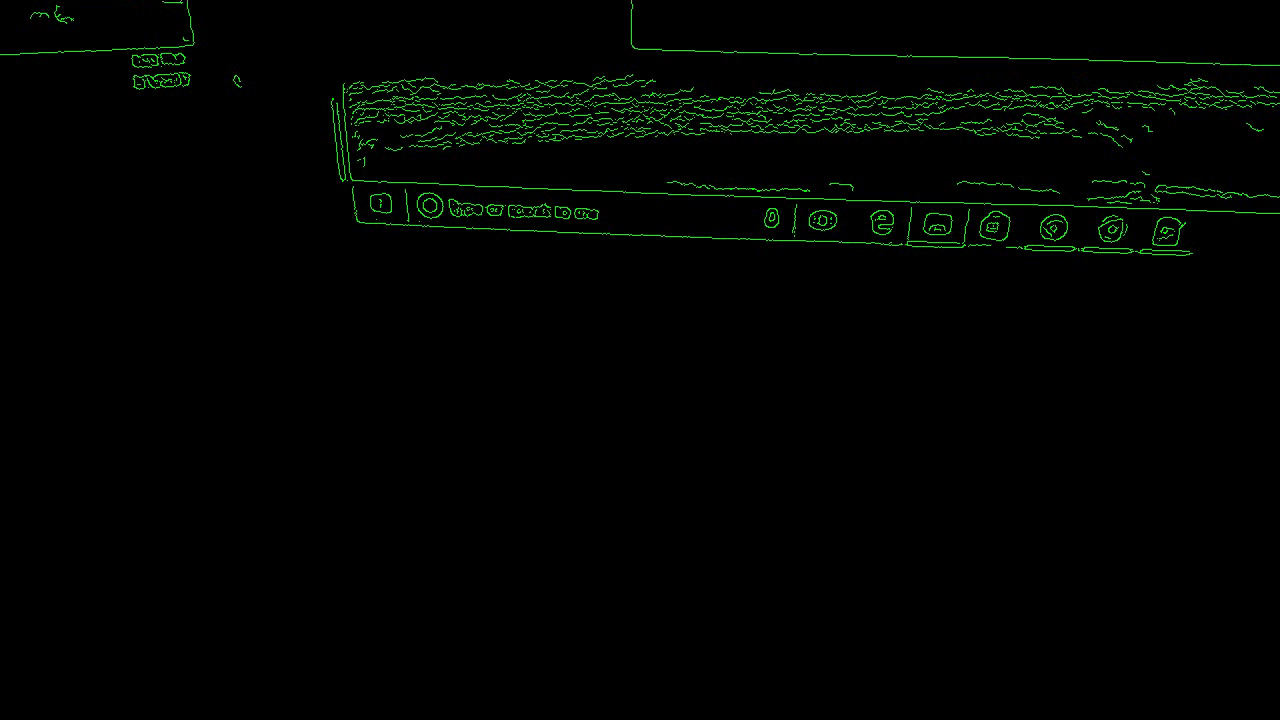
//> input picture frame 1 of TestVideo/matrix.mp4, 1280 x 720 px, given in place of the camera
$ ./MatrixVideo   (built with g++ and OpenCV 4)
//> lines starting //> are read from the running program, lines starting //| are printed output that depends on the picture; after the words box and inside, x2 and y2 are one past the last pixel; in counts of white or black regions, pixels touching at a corner belong together
### TestVideo/stdafx.h
// stdafx.h : include file for standard system include files,
// or project specific include files that are used frequently, but
// are changed infrequently
//

#pragma once

#include "targetver.h"

#include <stdio.h>
#include <tchar.h>


// TODO: reference additional headers your program requires here

### TestVideo/MatrixVideo.cpp
/**
@file MatrixVideo.cpp
@brief Reads in video from the default camera and makes it look like the matrix.
	   Data is saved to a file named matrix.mp4
@author Phillip Lopez - pgl5711@rit.edu
@date 2/1/2017
 Made with the help of examples from: https://github.com/opencv/opencv/tree/master/samples/cpp
 See "videocapture_basic.cpp"
*/

#include "stdafx.h"
#include <opencv2/opencv.hpp>
#include <iostream>
#include <stdio.h>

using namespace cv;
using namespace std;

int main(int, char**)
{
	VideoCapture cap(0); // open the default camera
	if (!cap.isOpened()) {  // check if we succeeded
		cout << "Unable to open the default camera. Press enter to quit.";
		waitKey();
		return -1;
	}

	// Make the resolution bigger
	cap.set(CV_CAP_PROP_FRAME_WIDTH, 1280);
	cap.set(CV_CAP_PROP_FRAME_HEIGHT, 720);

	// Video writer setup DIVX (For Windows AVI) or MP4V
	Mat src;
	cap >> src;
//> src is the input picture: 720 rows x 1280 cols, CV_8UC3; mean B, G, R 1.3, 3.6, 1.2
	bool isColor = (src.type() == CV_8UC3);
//> isColor = true
	VideoWriter writer;
	int codec = CV_FOURCC('M', 'P', '4', 'V');  // select desired codec (must be available at runtime)
	double fps = 17.0;                          // framerate of the created video stream
	string filename = "./matrix.mp4";             // name of the output video file
	writer.open(filename, codec, fps, src.size(), isColor);

	// Find edges, display them to user, save them to a file
	Mat edges;
	namedWindow("Live", WINDOW_AUTOSIZE);
	cout << "Press any key to stop recording...";
	for (;;)
	{
		Mat frame;
		cap >> frame; // get a new frame from camera
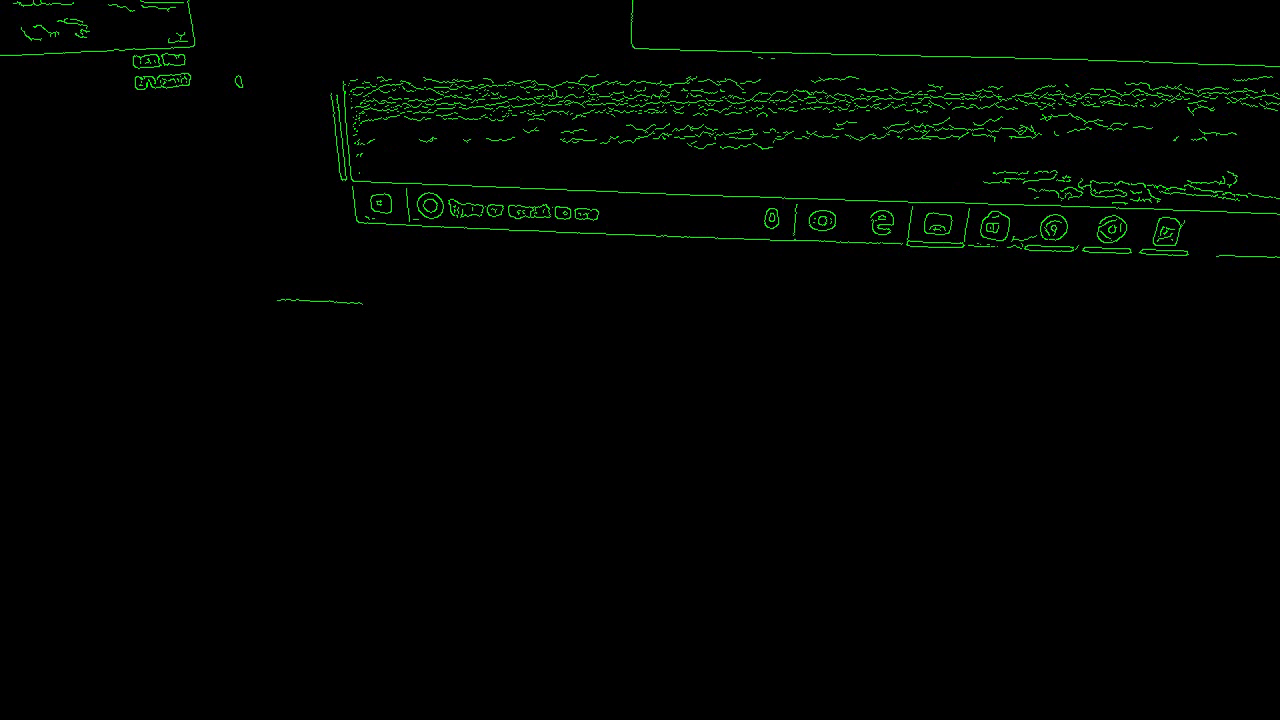
//> input picture frame 2 of TestVideo/matrix.mp4, 1280 x 720 px, given in place of the camera
//> frame is the input picture: 720 rows x 1280 cols, CV_8UC3; mean B, G, R 1.3, 3.6, 1.2
		cvtColor(frame, edges, COLOR_BGR2GRAY);
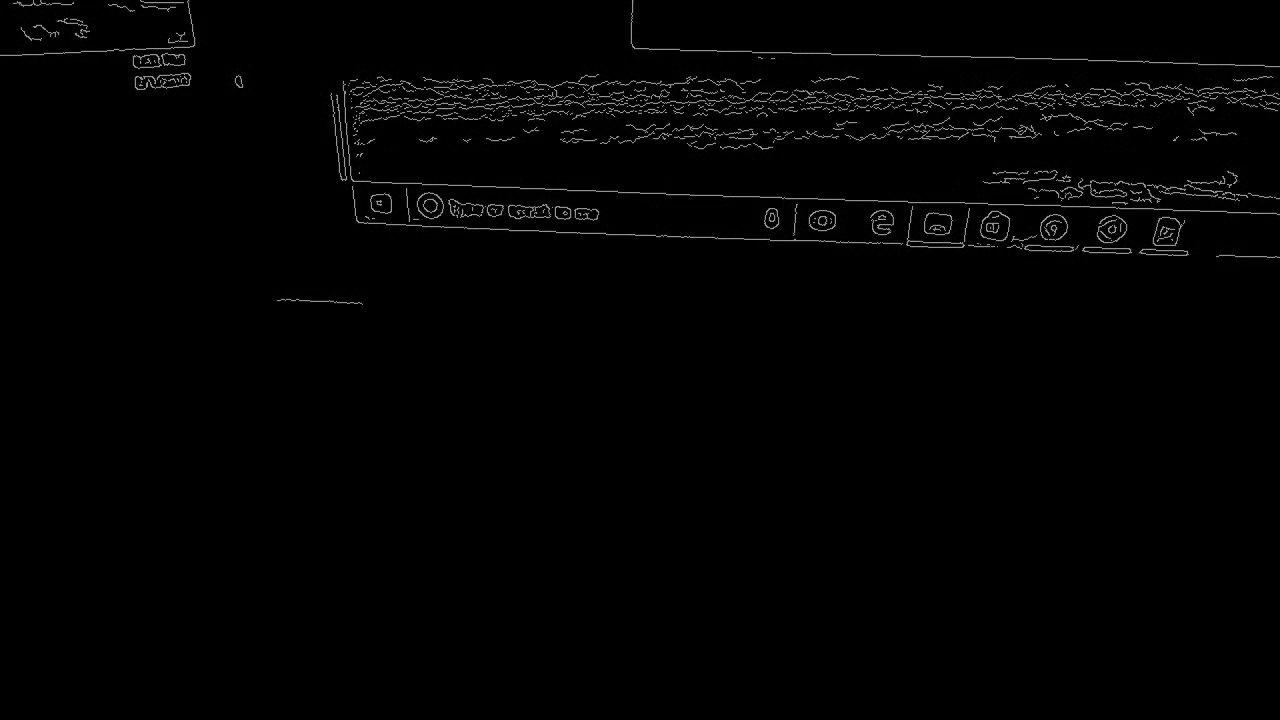
//> edges: 720 rows x 1280 cols, CV_8UC1; min 0, max 166, mean 2.6

		// Apply Canny to the new frame
		GaussianBlur(edges, edges, Size(5, 5), 3, 1.5);
		Canny(edges, edges, 10, 27, 3);

		// Remove the B and R channels to make this look like the matrix
		cvtColor(edges, edges, CV_GRAY2BGR);
//> edges: 720 rows x 1280 cols, CV_8UC3; 2.8% white in thin lines or dots, all inside (x1, y1, x2, y2) = (0, 0, 1280, 306)
		Mat BGRChannels[3];
		split(edges, BGRChannels); // split the BGR channesl
		BGRChannels[0] = Mat::zeros(edges.rows, edges.cols, CV_8UC1);// removing Green channel
//> BGRChannels[0]: 720 rows x 1280 cols, CV_8UC1; every value is 0
		BGRChannels[2] = Mat::zeros(edges.rows, edges.cols, CV_8UC1);// removing Green channel
		merge(BGRChannels, 3, edges); // pack the image
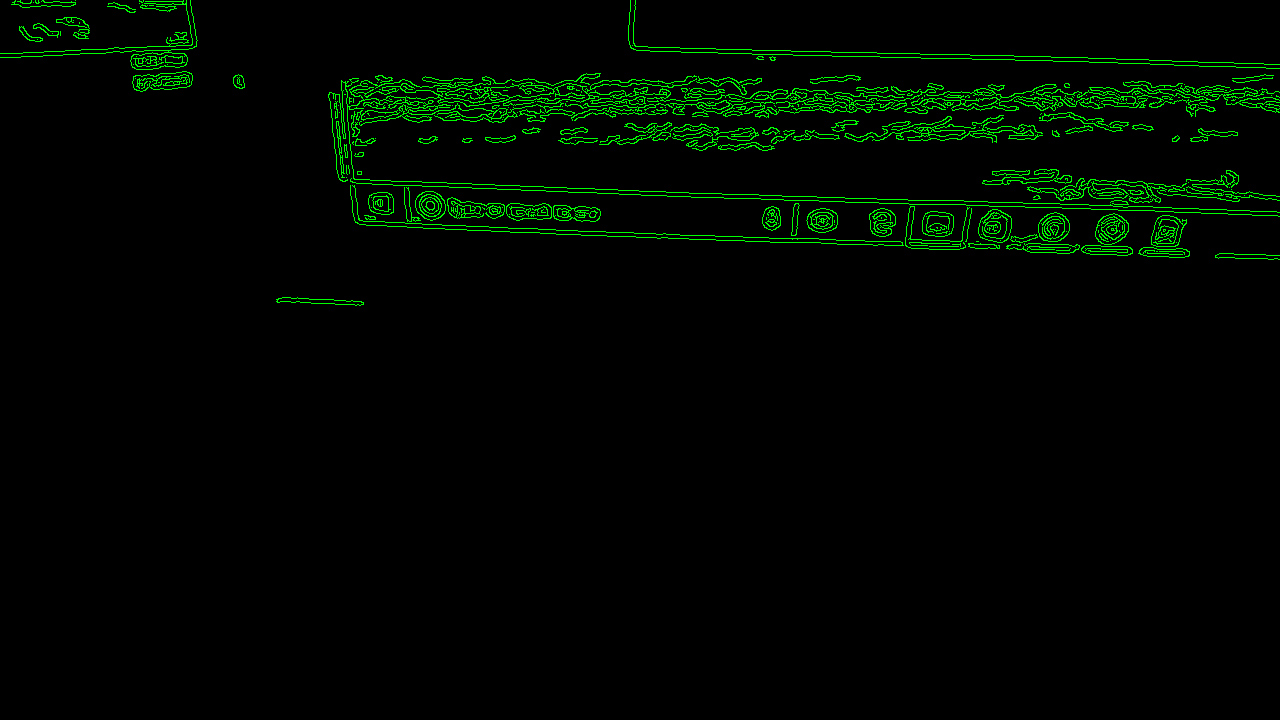
//> edges: 720 rows x 1280 cols, CV_8UC3; mean B, G, R 0, 7.2, 0

		//writer.write(edges);
		imshow("Live", edges);
		if (waitKey(30) >= 0) {
//> the Esc key is pressed
			break;
		}
	}

	// the camera will be deinitialized automatically in VideoCapture destructor
	return 0;
}

$ run again, starting later in the video
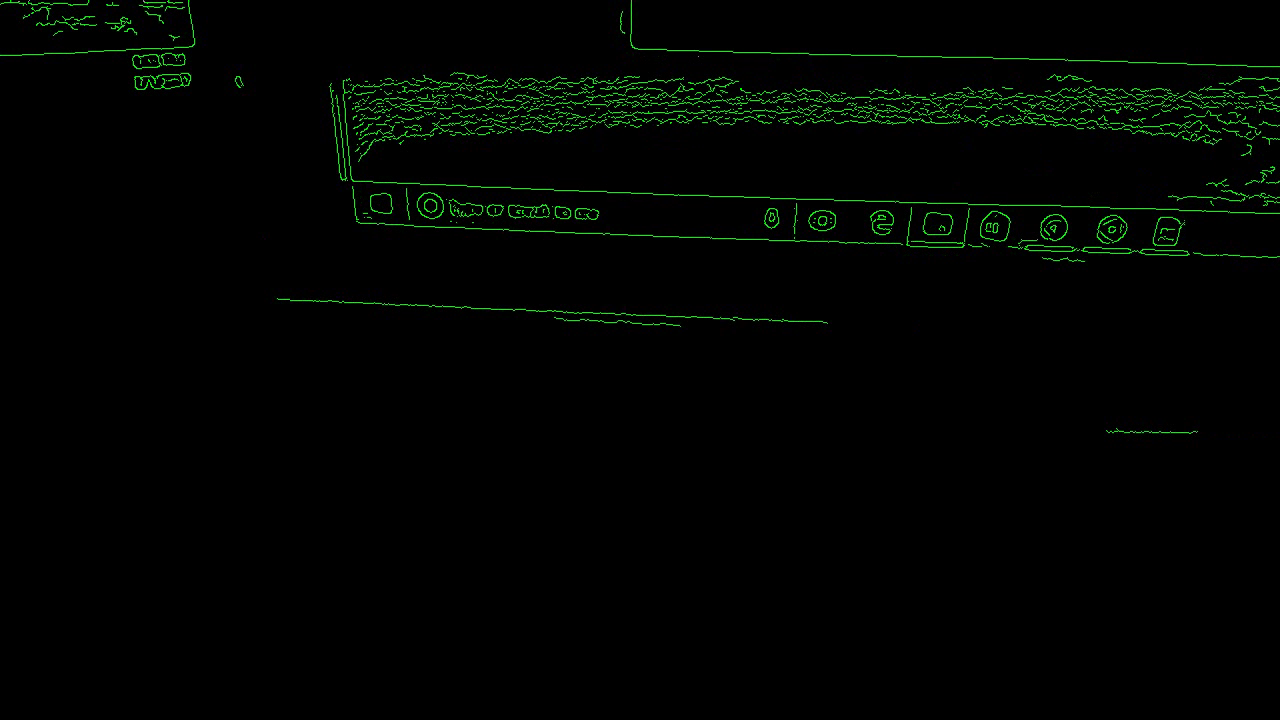
//> input picture frame 8 of TestVideo/matrix.mp4, 1280 x 720 px, given in place of the camera
//> src is the input picture: 720 rows x 1280 cols, CV_8UC3; mean B, G, R 1.4, 4, 1.4
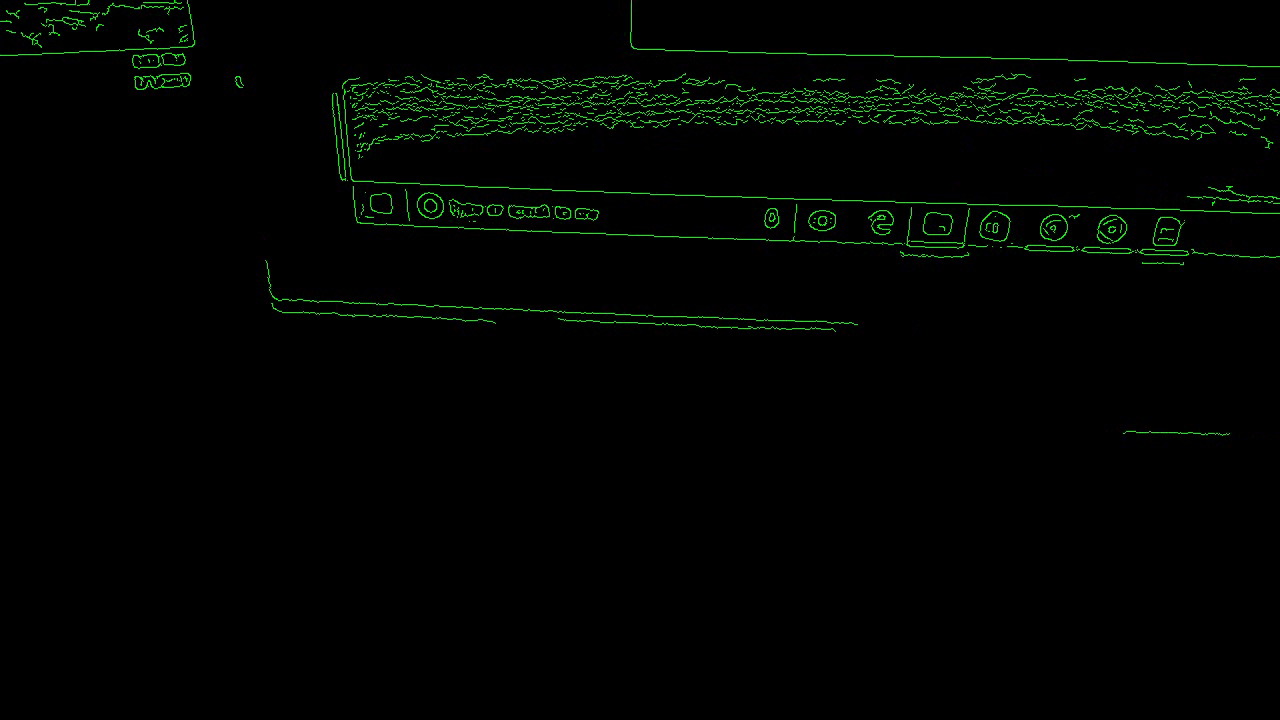
//> input picture frame 9 of TestVideo/matrix.mp4, 1280 x 720 px, given in place of the camera
//> frame is the input picture: 720 rows x 1280 cols, CV_8UC3; mean B, G, R 1.4, 4, 1.4
//> `merge(BGRChannels, 3, edges);`:
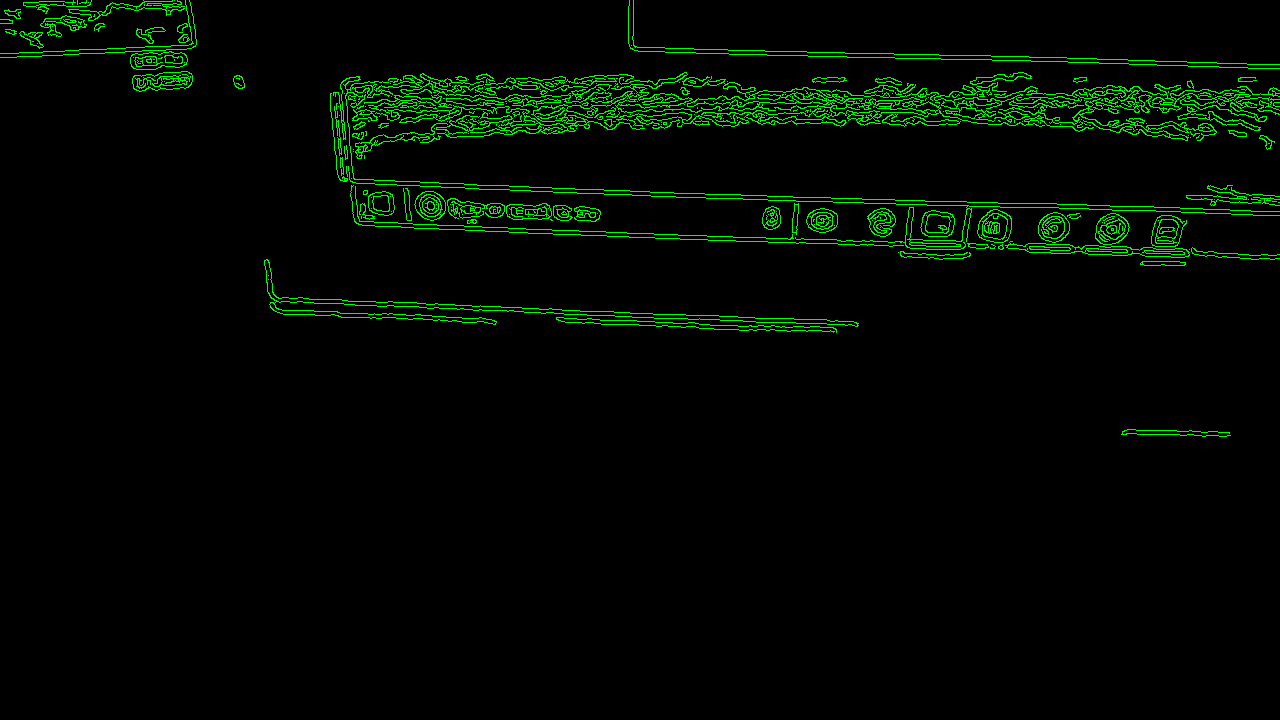
//> edges: 720 rows x 1280 cols, CV_8UC3; mean B, G, R 0, 7.9, 0

$ run again, starting later in the video
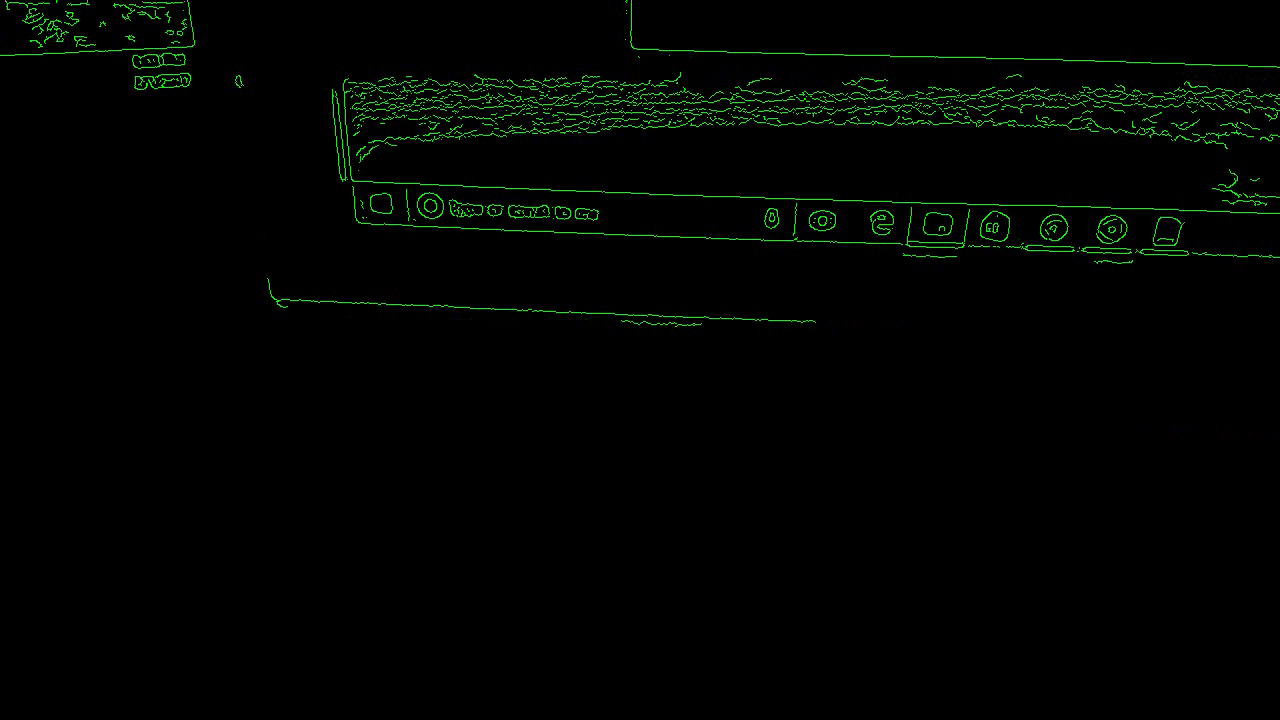
//> input picture frame 15 of TestVideo/matrix.mp4, 1280 x 720 px, given in place of the camera
//> src is the input picture: 720 rows x 1280 cols, CV_8UC3; mean B, G, R 1.3, 3.8, 1.3
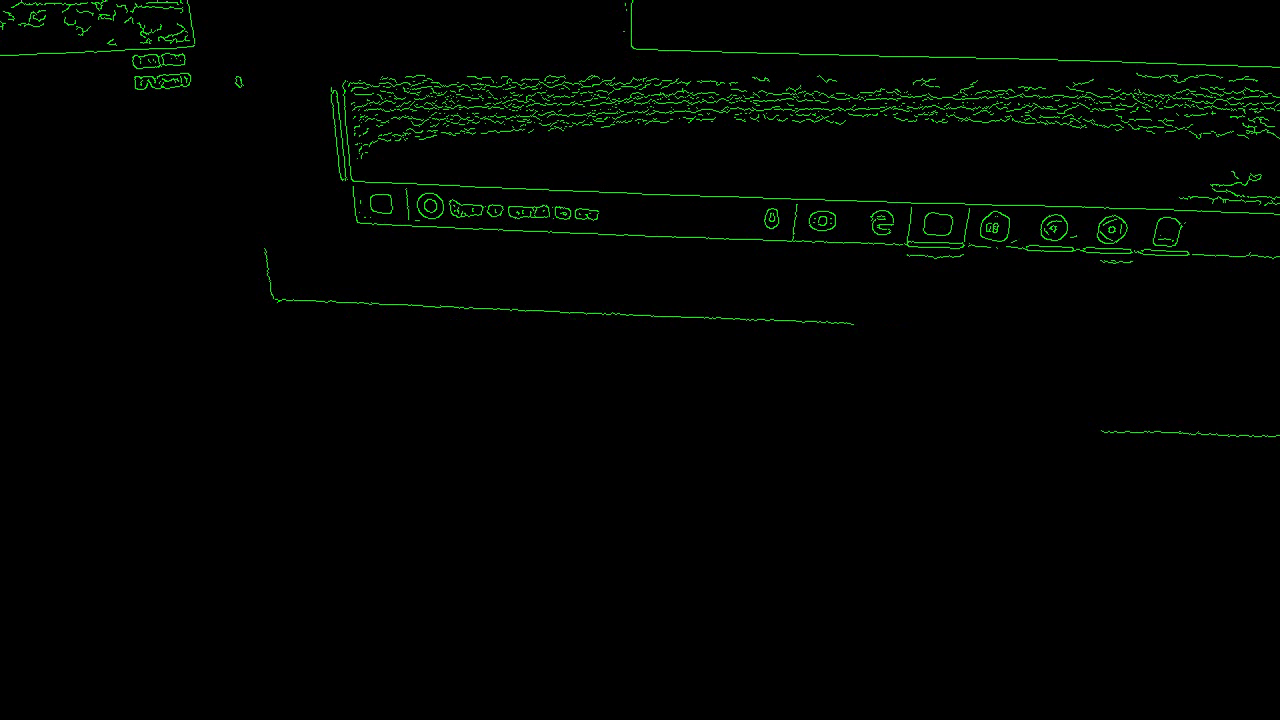
//> input picture frame 16 of TestVideo/matrix.mp4, 1280 x 720 px, given in place of the camera
//> frame is the input picture: 720 rows x 1280 cols, CV_8UC3; mean B, G, R 1.4, 3.8, 1.3
//> `merge(BGRChannels, 3, edges);`:
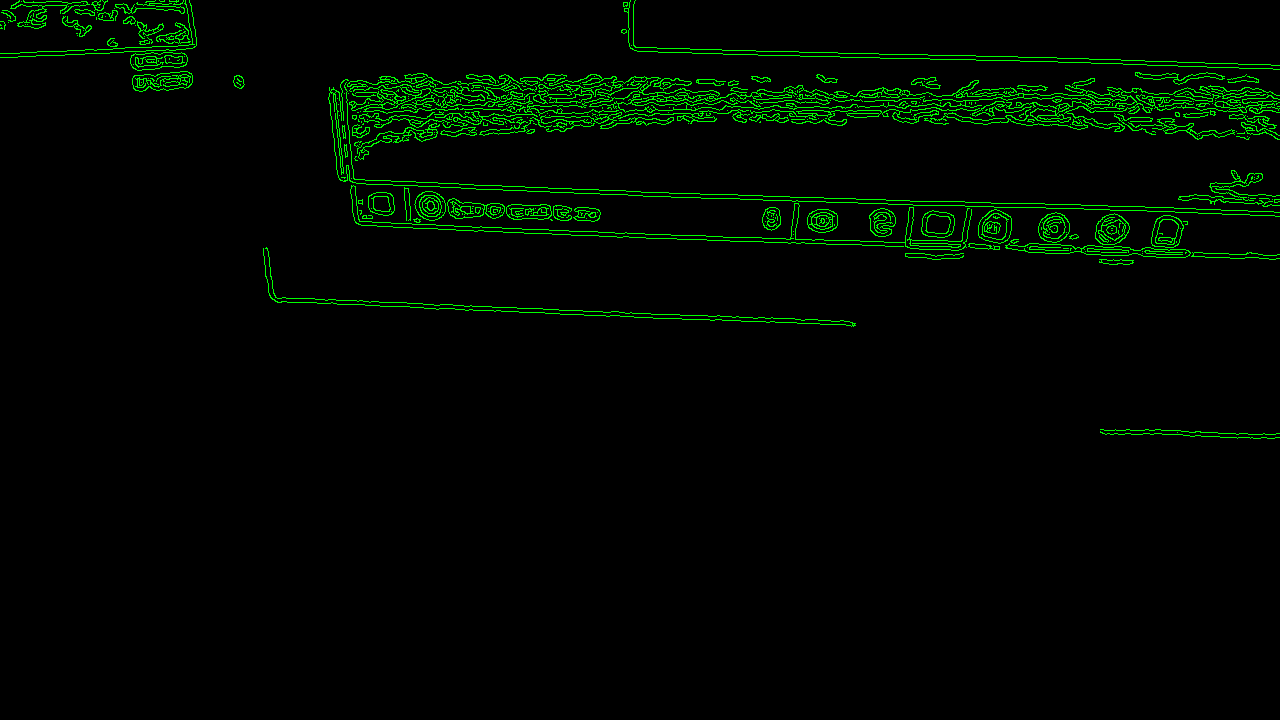
//> edges: 720 rows x 1280 cols, CV_8UC3; mean B, G, R 0, 7.7, 0
